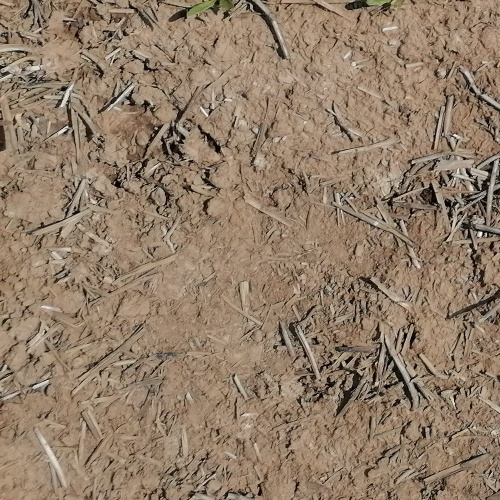
#> input picture data/20230514/field_1_allPictures_(1500x2000)_cut_to_500p/IMG_20230514_155238_8.jpg, 500 x 500 px, found by its file name; its folder holds 4 pictures in this run
$ python schwarzeBalken.py
#> lines starting #> are read from the running program, lines starting #| are printed output that depends on the picture
from PIL import Image
import os

# Pfad zum Originalordner und Zielordner
original_folder = r'C:\Users\Gustav Schimmer\Desktop\Studium\Semester_3\deepLearnung\BeetSegmentation\beet-segmentation\data\20230514\field_1_allPictures_(1500x2000)_cut_to_500p'
target_folder = r'C:\Users\Gustav Schimmer\Desktop\Studium\Semester_3\deepLearnung\BeetSegmentation\SchwarzeBilder'

# Größe des Originalbilds und der gewünschten Bildgröße
original_size = (500, 500)
new_size = (512, 512)

# Breite der zusätzlichen schwarzen Ränder
border_width = 12

# Erstelle den Zielordner, wenn er noch nicht existiert
if not os.path.exists(target_folder):
    os.makedirs(target_folder)

# Durchlaufe alle Bilder im Originalordner
for filename in os.listdir(original_folder):
    if filename.endswith('.jpg'):
        # Lade das Originalbild
        original_image_path = os.path.join(original_folder, filename)
        original_image = Image.open(original_image_path)
#> original_image is the input picture: PIL image 500x500 RGB; mean R, G, B 146.5, 125.8, 104.9

        # Erstelle ein neues Bild mit der gewünschten Größe und fülle es mit Schwarz
        new_image = Image.new('RGB', new_size, 'black')
#> new_image: PIL image 512x512 RGB; every value is 0

        # Füge das Originalbild in das neue Bild ein
        new_image.paste(original_image, (0, 0))
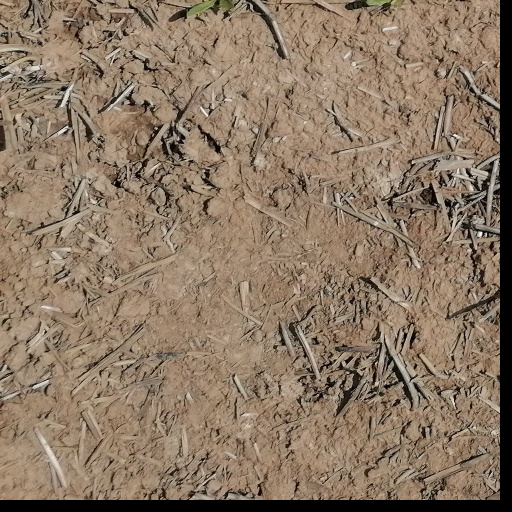
#> new_image: PIL image 512x512 RGB; mean R, G, B 139.7, 120, 100.1

        # Speichere das neue Bild im Zielordner mit dem gleichen Dateinamen
        target_path = os.path.join(target_folder, filename)
        new_image.save(target_path)
#> pass 2 of the loop `for filename in os.listdir(original_folder):`:
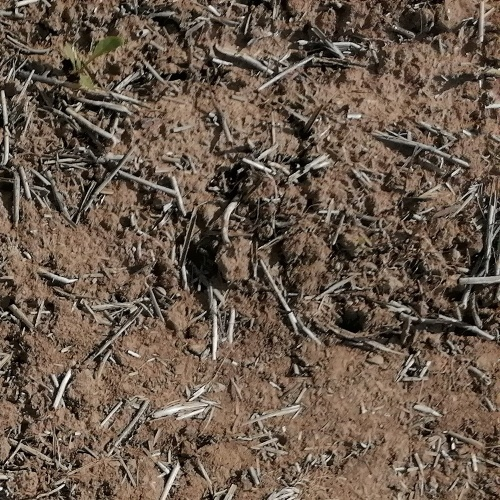
#> input picture data/20230514/field_1_allPictures_(1500x2000)_cut_to_500p/IMG_20230514_155320_3.jpg, 500 x 500 px, found by its file name
#> original_image is the input picture: PIL image 500x500 RGB; mean R, G, B 105.6, 89.4, 75.7
#> `new_image.paste(original_image, (0, 0))`:
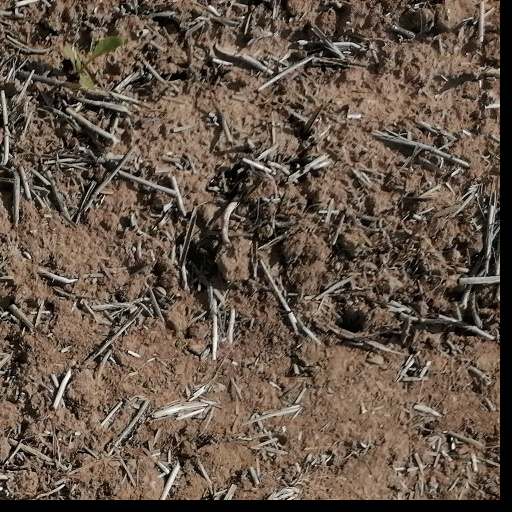
#> new_image: PIL image 512x512 RGB; mean R, G, B 100.7, 85.2, 72.2
#> pass 3 of the loop `for filename in os.listdir(original_folder):`:
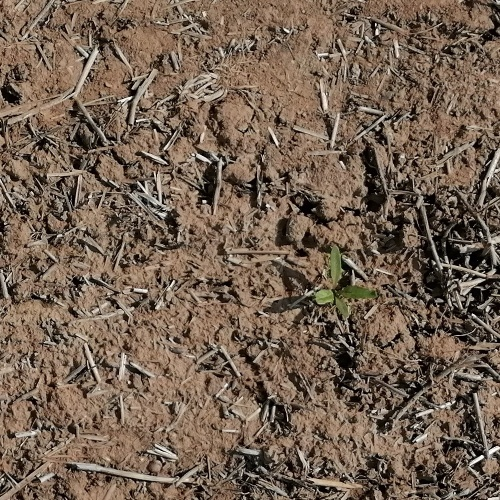
#> input picture data/20230514/field_1_allPictures_(1500x2000)_cut_to_500p/IMG_20230514_155322_6.jpg, 500 x 500 px, found by its file name
#> original_image is the input picture: PIL image 500x500 RGB; mean R, G, B 116.5, 97.9, 82.2
#> `new_image.paste(original_image, (0, 0))`:
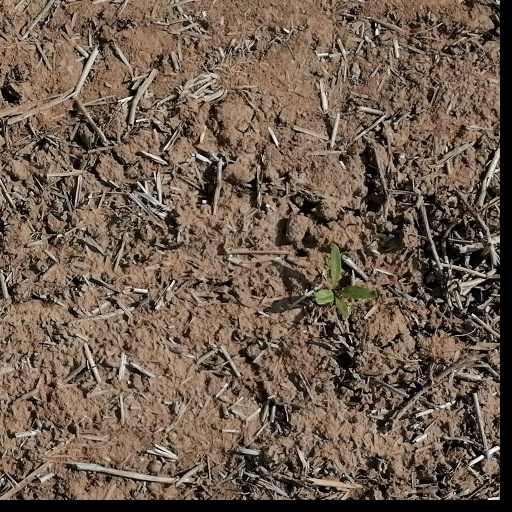
#> new_image: PIL image 512x512 RGB; mean R, G, B 111.1, 93.4, 78.4
#> the loop made 4 passes; the first 3 are shown

# Optional: Schließe das Originalbild
original_image.close()
